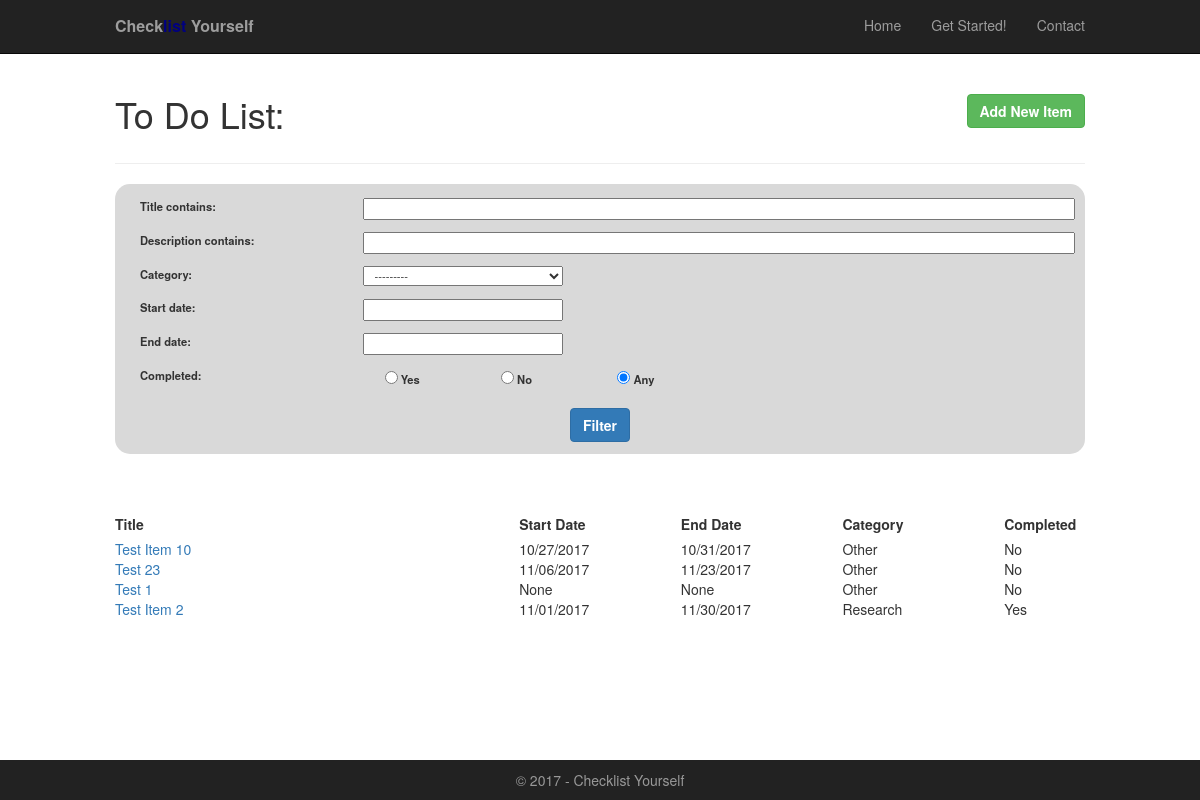
The app's page /checklist/, older data.
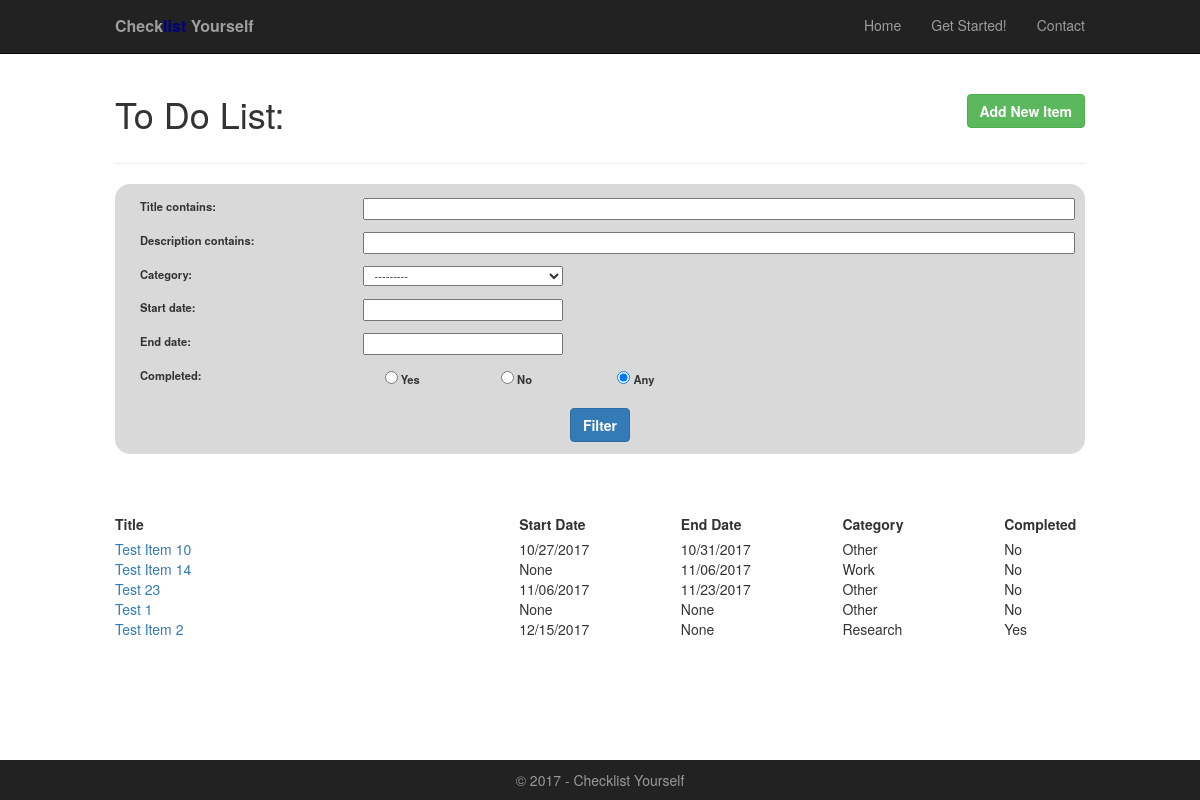
The same page, newer data.
### checklist/models.py (models this page shows, shortened)
class Checklist(models.Model):
    date_created = models.DateTimeField(auto_now_add=True)
    title = models.CharField(max_length=255)
    start_date = models.DateField(null=True, blank=True)
    end_date = models.DateField(null=True, blank=True)
    description = models.TextField(null=True, blank=True)
    category = models.ForeignKey(Category)
    completed = models.BooleanField(default=False)
    def get_absolute_url(self):
        return reverse('checklist:detail', kwargs={'pk': self.pk})

class Category(models.Model):
    type = models.CharField(max_length=255)
    def __str__(self):
        return self.type

### checklist/views.py (the view)
def checklist_filter_list(request):
    checklist_queryset = Checklist.objects.all().order_by('completed', F('end_date').asc(nulls_last=True), F('start_date').asc(nulls_last=True))
    for each in checklist_queryset:
        each.detail_link = each.get_absolute_url()
    f = ChecklistFilter(request.GET, queryset=checklist_queryset)
    return render(request, 'checklist/checklist_filter.html', {'filter': f})

### checklist/templatetags/checklist_tags.py (called while the page is built)
@register.filter(name='addclass')
def addclass(value, arg):
    return value.as_widget(attrs={'class': arg})

### checklist/templates/checklist/checklist_filter.html (shortened to what this page needs)
{% extends 'layout.html' %}
{% load static from staticfiles %}
{% load checklist_tags %}
{% block css %}
<link rel="stylesheet" type="text/css" href="{% static 'css/form_style.css' %}" />
{% endblock %}
{% block content %}
<div class="container form-page">
	<div class='page-header'>
  		<div class='btn-toolbar pull-right'>
    		<div class='btn-group'>
      			<div class='btn btn-success'><a href="{% url 'checklist:create' %}" class="btn-add">Add New Item</a></div>
    		</div>
  		</div>
  		<h1 class="hide-mobile list-title">To Do List:</h1>
	</div>
    <div class="filter-section list-section">
        <form action="" method="get">
            {% for field in filter.form %}
                    <div class="filterWrapper row">
                        {{ field.label_tag }}
                        {{ field|addclass:'input-field' }}
                    </div>
            {% endfor %}
            <div class="text-center">
                <input type="submit" class="btn btn-primary btn-add" value="Filter" />
            </div>
        </form>
    </div>
<div class="list-section">
	<div class="row">
			<div class="col-xs-6 col-sm-5 table-headers">Title</div>
			<div class="hidden-xs col-sm-2 table-headers">Start Date</div>
			<div class="col-xs-3 col-sm-2 table-headers">End Date</div>
            <div class="hidden-xs col-sm-2 table-headers">Category</div>
			<div class="col-xs-3 col-sm-1 table-headers">Completed</div>
	</div>
		{% for item in filter.qs %}
			<div class="row">
				<div class="col-xs-6 col-sm-5 no-padding"><a href="\checklist\edit\{{ item.id }}\">{{ item.title }}</a></div>
				<div class="hidden-xs col-sm-2 no-padding">
					{% if item.start_date %}
						{{ item.start_date|date:"m/d/Y" }}
					{% else %}
						{{ item.start_date }}
					{% endif %}
				</div>
				<div class="col-xs-3 col-sm-2 no-padding">
					{% if item.end_date %}
						{{ item.end_date|date:"m/d/Y" }}
					{% else %}
						{{ item.end_date }}
					{% endif %}
				</div>
                <div class="hidden-xs col-sm-2 no-padding">{{ item.category }}</div>
				<div class="col-xs-3 col-sm-1 no-padding">{% if item.completed %}Yes{% else %}No{% endif %}</div>
			</div>
		{% endfor %}
</div>
</div>
{% endblock %}

Row changes from the older to the newer data that the page shows:
added Checklist: title "Test Item 14", start_date "None", end_date "11/06/2017", category "Work", completed "No"
changed Checklist "Test Item 2": start_date "11/01/2017" → "12/15/2017"; end_date "11/30/2017" → "None"
